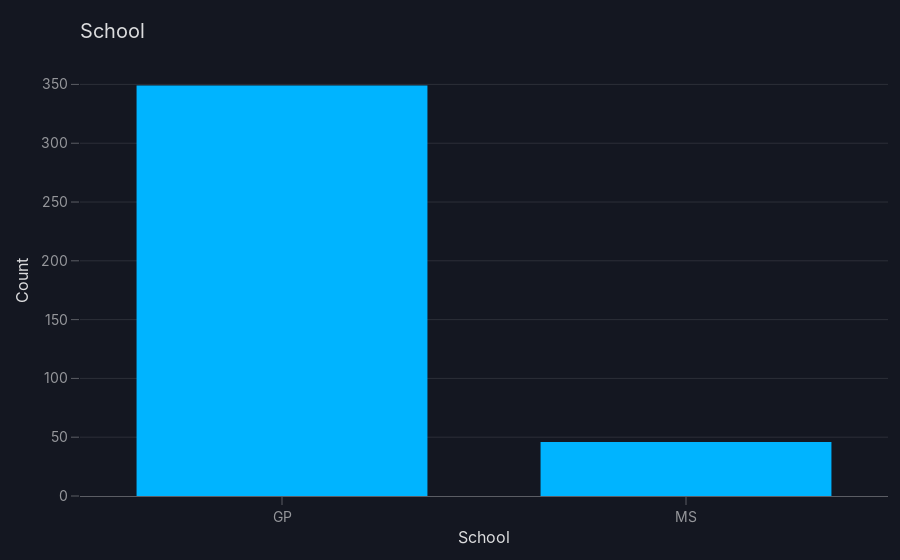

Notebook source saved alongside this figure:
### Code cell
import plotly.express as px

# Assuming 'student' is your DataFrame and 'address' is a column in it
# Make sure you've imported and loaded the data correctly before using it

# Create a countplot using Plotly Express
fig = px.histogram(student, x='school', title='School')

# Customize the layout
fig.update_layout(
    xaxis_title='School',
    yaxis_title='Count',
    font=dict(size=20)  # Adjust font size for title and labels
)

# Show the plot
fig.show()

### Figure 1 — Plotly figure (JSON) as saved in the notebook; plotly's stock layout.template omitted (floating-point values rounded to 4 significant figures; data arrays with more than 128 entries replaced by an {"elided": "..."} marker saying what was removed)
{"data": [{"alignmentgroup": "True", "bingroup": "x", "hovertemplate": "school=%{x}<br>count=%{y}<extra></extra>", "legendgroup": "", "marker": {"color": "#00b4ff", "pattern": {"shape": ""}}, "name": "", "offsetgroup": "", "orientation": "v", "showlegend": false, "type": "histogram", "x": {"elided": "395 str values"}, "xaxis": "x", "yaxis": "y"}], "layout": {"barmode": "relative", "font": {"size": 20}, "legend": {"tracegroupgap": 0}, "title": {"text": "School"}, "xaxis": {"anchor": "y", "domain": [0, 1], "title": {"text": "School"}}, "yaxis": {"anchor": "x", "domain": [0, 1], "title": {"text": "Count"}}}}
